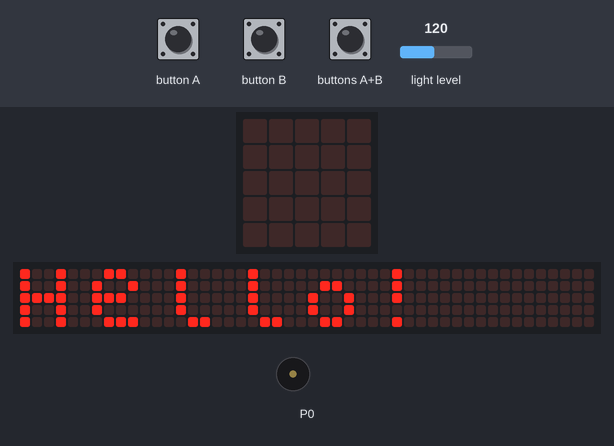
A program run on a simulated BBC micro:bit (MakeCode). Shown: the board's 5×5 LED display, a strip that is not on the board, showing the scrolling text unrolled, buzzer (waves = sounding). The inputs (shaded band) are chosen by the test bench; at power-on: light level 120. The 48×5 strip is a reading aid, not a part: it shows the text the display is scrolling, unrolled, one strip-width of it at a time.

Above: at 5.6 s.
At 7.57 s:
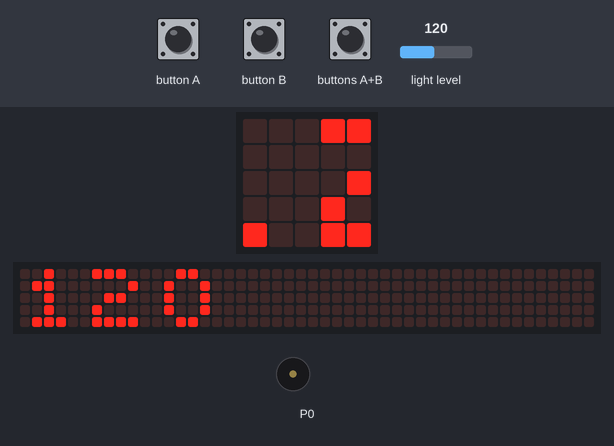
7.6 s: buttons A+B pressed for 0.15 s
8.3 s: button A pressed for 0.15 s
9.0 s: button B pressed for 0.15 s
At 9.55 s:
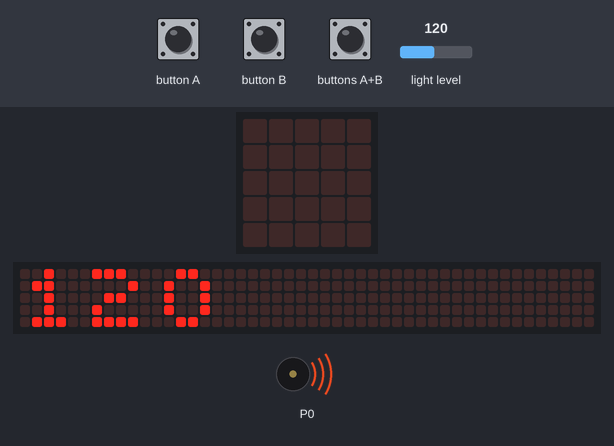
9.7 s: button B pressed for 0.15 s
At 9.97 s:
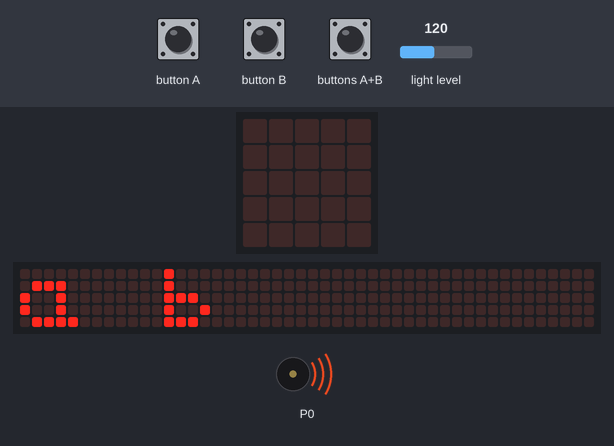
10.4 s: light level set to 5
At 18.4 s:
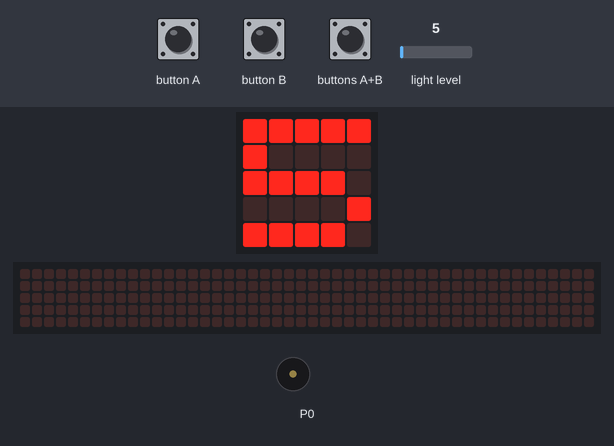
18.7 s: buttons A+B pressed for 1 s
At 20.01 s:
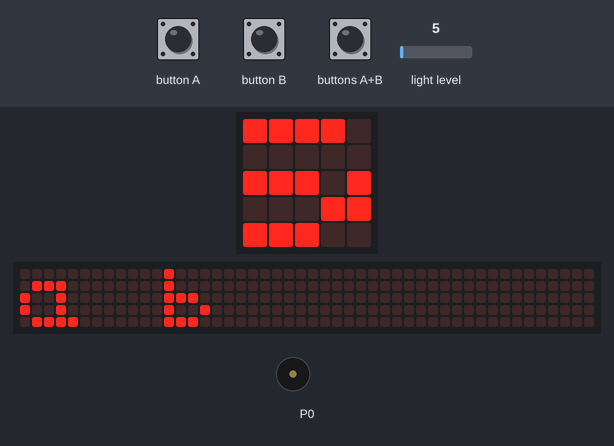
Timing chart, 0 to 21.3 s (numbered marks = the images above; inputs shaded):
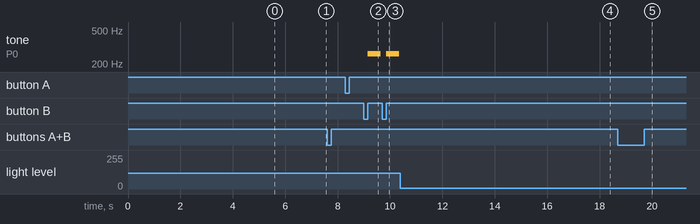

The program:

main.ts
```typescript
input.onButtonPressed(Button.A, function () {
    basic.showLeds(`
        . . # . .
        . # . # .
        # . . . #
        # # # # #
        # . . . #
        `)
})
input.onButtonPressed(Button.AB, function () {
    basic.showString("a b")
})
input.onButtonPressed(Button.B, function () {
    music.playTone(262, music.beat(BeatFraction.Whole))
})
basic.showString("Hello!")
basic.forever(function () {
    basic.showNumber(input.lightLevel())
})
```

test.ts
```typescript
// テストはここに来ます。このパッケージが拡張機能として使用されるときにはコンパイルされません。
```

Measured:
- after the input at 9.0 s, tone on P0: silent → 262 Hz after 0.15 s, → silent 0.50 s later
- after the input at 9.7 s, tone on P0: silent → 262 Hz after 0.15 s, → silent 0.50 s later
- after the input at 10.4 s, the display: first differs from a run without the input after 7.1 s (image 4)
- after the input at 18.7 s, the display: first changes after 1.1 s (image 5 shows a later state)
- what the display in image 0 shows lasts 0.7 s, from 5.6 s to 6.3 s
